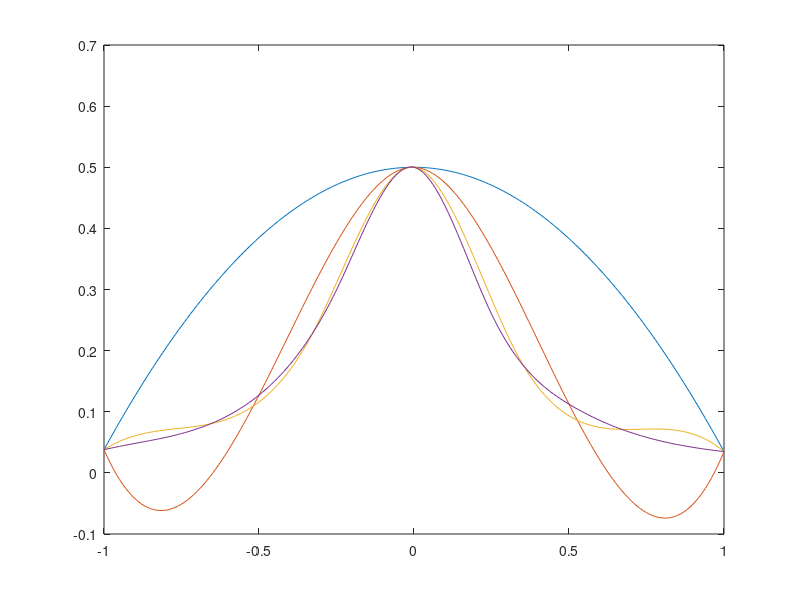

The MATLAB script that drew this image:
f_spline =@(x) 1 ./ (1+ exp(1).^x + 25* x.^2);
 
n = [3,5,7,9];
xx = -1:0.01:1;
for i = 1:4
    xq = linspace(1,-1, n(i));
    pp = spline(xq,f_spline(xq));
    if i == 3
        disp(pp.coefs);
    end
    plot(xx, ppval(pp,xx)), hold on
end

    

    








